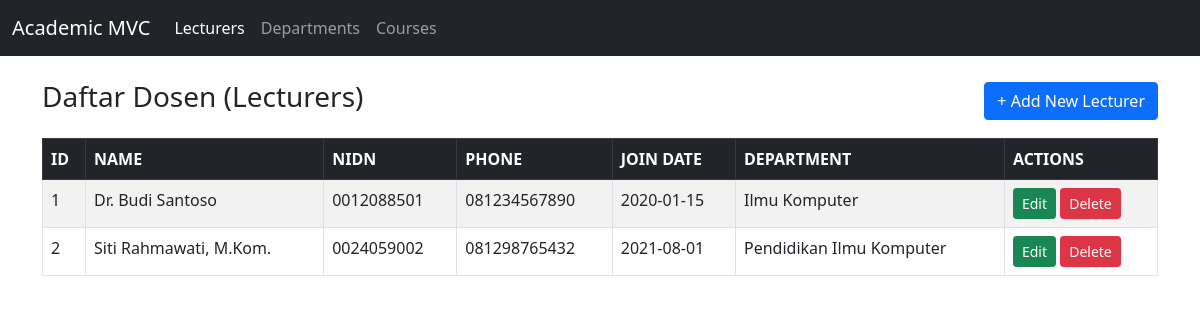
The page / on the database its author committed.
### tables this page shows
CREATE TABLE `lecturers` (
  `id` int(11) NOT NULL,
  `name` varchar(100) NOT NULL,
  `nidn` varchar(20) NOT NULL,
  `phone` varchar(20) NOT NULL,
  `join_date` date NOT NULL,
  `department_id` int(11) DEFAULT NULL
);

CREATE TABLE `departments` (
  `id` int(11) NOT NULL,
  `department_name` varchar(100) NOT NULL,
  `faculty` varchar(100) NOT NULL
);

### controllers/LecturerController.php (called while the page is built, shortened)
<?php
include_once("models/DB.php");
include_once("models/Department.php");
include_once("views/LecturerView.php");
class LecturerController {
    private $lecturer;
    function __construct() {
        $this->lecturer = new Lecturer(Config::$db_host, Config::$db_user, Config::$db_pass, Config::$db_name);
    }
    public function index() {
        $this->lecturer->open();
        $this->lecturer->getLecturer();
        $data = array('lecturers' => array());
        while ($row = $this->lecturer->getResult()) {
            array_push($data['lecturers'], $row);
        }
        $view = new LecturerView();
        $view->render($data);
    }
}
?>

### models/DB.php (called while the page is built, shortened)
<?php
class DB {
    var $db_host = "";
    var $db_user = "";
    var $db_pass = "";
    var $db_name = "";
    var $db_link = "";
    function __construct($db_host, $db_user, $db_pass, $db_name) {
        $this->db_host = $db_host;
        $this->db_user = $db_user;
        $this->db_pass = $db_pass;
        $this->db_name = $db_name;
    }
    function open() {
        $this->db_link = mysqli_connect($this->db_host, $this->db_user, $this->db_pass, $this->db_name);
    }
    function execute($query) {
        $this->result = mysqli_query($this->db_link, $query);
        return $this->result;
    }
}
?>

### models/Lecturer.php (called while the page is built, shortened)
<?php
class Lecturer extends DB {
    function getLecturer() {
        $query = "SELECT lecturers.*, departments.department_name
                  FROM lecturers
                  LEFT JOIN departments ON lecturers.department_id = departments.id";
        return $this->execute($query);
    }
}
?>

### views/LecturerView.php (the view, shortened to what this page needs)
<?php
class LecturerView {
    public function render($data) {
        $dataTabel = null;
        foreach ($data['lecturers'] as $val) {
            $dept = !empty($val['department_name']) ? $val['department_name'] : '-';
            $dataTabel .= "<tr>
                <td>{$val['id']}</td>
                <td>{$val['name']}</td>
                <td>{$val['nidn']}</td>
                <td>{$val['phone']}</td>
                <td>{$val['join_date']}</td>
                <td>{$dept}</td>
                <td>
                    <a class='btn btn-success btn-sm' href='index.php?id_edit={$val['id']}'>Edit</a>
                    <a class='btn btn-danger btn-sm' href='index.php?id_hapus={$val['id']}' onclick='return confirm(\"Yakin hapus data ini?\")'>Delete</a>
                </td>
            </tr>";
        }
    }
}
?>

### index.php
<?php
include_once("views/Template.php");
include_once("models/DB.php");
include_once("controllers/LecturerController.php");
$lecturer = new LecturerController();
if (isset($_POST['add'])) {
    $lecturer->add($_POST);
} elseif (isset($_POST['edit'])) {
    $lecturer->edit($_POST);
} elseif (!empty($_GET['add'])) {
    $lecturer->addForm();
} elseif (!empty($_GET['id_edit'])) {
    $lecturer->editForm($_GET['id_edit']);
} elseif (!empty($_GET['id_hapus'])) {
    $lecturer->delete($_GET['id_hapus']);
} else {
    $lecturer->index();
}
?>

### views/Template.php (shortened to what this page needs)
<?php
class Template {
    var $content = '';
    function __construct($filename = '') {
        $this->content = implode('', @file($filename));
    }
    function clear() {
        $this->content = preg_replace("/DATA_[A-Z|_|0-9]+/", "", $this->content);
    }
    function write() {
        print $this->content;
    }
    function replace($old = '', $new = '') {
        if (is_int($new)) {
            $value = sprintf("%d", $new);
        } elseif (is_float($new)) {
            $value = sprintf("%f", $new);
        } elseif (is_array($new)) {
            $value = '';
            foreach ($new as $item) {
                $value .= $item . ' ';
            }
        } else {
            $value = $new;
        }
        $this->content = preg_replace("/$old/", $value, $this->content);
    }
}
?>

### rows shown on the page
lecturers: id "1", name "Dr. Budi Santoso", nidn "0012088501", phone "081234567890", join_date "2020-01-15", department.department_name "Ilmu Komputer"
lecturers: id "2", name "Siti Rahmawati, M.Kom.", nidn "0024059002", phone "081298765432", join_date "2021-08-01", department.department_name "Pendidikan Ilmu Komputer"

### other values the page prints
$this->content "Academic MVC Lecturers Departments Courses Daftar Dosen (Lecturers) + Add New Lecturer ID NAME NIDN PHONE JOIN DATE DEPARTMENT ACTIONS"
